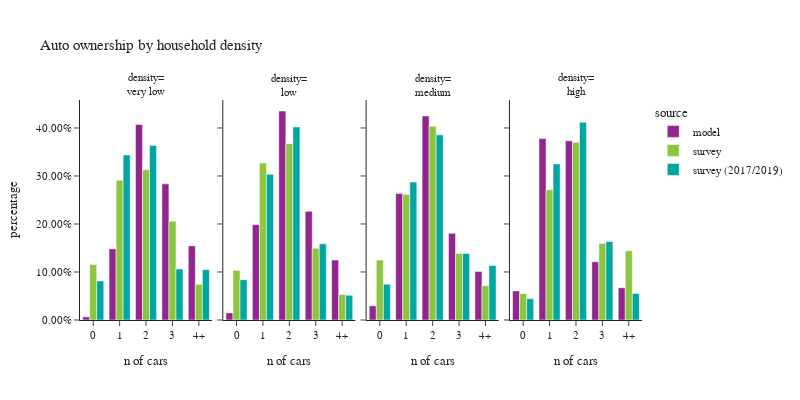

Notebook code for this chart:
### Code cell
plot_auto(hh.dropna(subset=['hh_density_group']),'hh_density_group','household density','density')

### Figure 1 — Plotly figure (JSON) as saved in the notebook; plotly's stock layout.template omitted (floating-point values rounded to 4 significant figures)
{"data": [{"alignmentgroup": "True", "customdata": [[1439], [32172], [88357], [61563], [33517]], "hovertemplate": "source=model<br>hh_density_group=very low<br>auto_ownership_simple=%{x}<br>percentage=%{y}<br>sample count=%{customdata[0]}<extra></extra>", "legendgroup": "model", "marker": {"color": "#91268F", "pattern": {"shape": ""}}, "name": "model", "offsetgroup": "model", "orientation": "v", "showlegend": true, "textposition": "auto", "type": "bar", "x": ["0", "1", "2", "3", "4+"], "xaxis": "x", "y": [0.00663, 0.1482, 0.4071, 0.2836, 0.1544], "yaxis": "y"}, {"alignmentgroup": "True", "customdata": [[3213], [43101], [94466], [49100], [27106]], "hovertemplate": "source=model<br>hh_density_group=low<br>auto_ownership_simple=%{x}<br>percentage=%{y}<br>sample count=%{customdata[0]}<extra></extra>", "legendgroup": "model", "marker": {"color": "#91268F", "pattern": {"shape": ""}}, "name": "model", "offsetgroup": "model", "orientation": "v", "showlegend": false, "textposition": "auto", "type": "bar", "x": ["0", "1", "2", "3", "4+"], "xaxis": "x2", "y": [0.01481, 0.1986, 0.4354, 0.2263, 0.1249], "yaxis": "y2"}, {"alignmentgroup": "True", "customdata": [[12912], [114319], [184503], [78379], [43926]], "hovertemplate": "source=model<br>hh_density_group=medium<br>auto_ownership_simple=%{x}<br>percentage=%{y}<br>sample count=%{customdata[0]}<extra></extra>", "legendgroup": "model", "marker": {"color": "#91268F", "pattern": {"shape": ""}}, "name": "model", "offsetgroup": "model", "orientation": "v", "showlegend": false, "textposition": "auto", "type": "bar", "x": ["0", "1", "2", "3", "4+"], "xaxis": "x3", "y": [0.02975, 0.2634, 0.4251, 0.1806, 0.1012], "yaxis": "y3"}, {"alignmentgroup": "True", "customdata": [[26243], [163980], [162013], [52654], [29136]], "hovertemplate": "source=model<br>hh_density_group=high<br>auto_ownership_simple=%{x}<br>percentage=%{y}<br>sample count=%{customdata[0]}<extra></extra>", "legendgroup": "model", "marker": {"color": "#91268F", "pattern": {"shape": ""}}, "name": "model", "offsetgroup": "model", "orientation": "v", "showlegend": false, "textposition": "auto", "type": "bar", "x": ["0", "1", "2", "3", "4+"], "xaxis": "x4", "y": [0.06046, 0.3778, 0.3733, 0.1213, 0.06713], "yaxis": "y4"}, {"alignmentgroup": "True", "customdata": [[98], [288], [213], [70], [28]], "hovertemplate": "source=survey<br>hh_density_group=very low<br>auto_ownership_simple=%{x}<br>percentage=%{y}<br>sample count=%{customdata[0]}<extra></extra>", "legendgroup": "survey", "marker": {"color": "#8CC63E", "pattern": {"shape": ""}}, "name": "survey", "offsetgroup": "survey", "orientation": "v", "showlegend": true, "textposition": "auto", "type": "bar", "x": ["0", "1", "2", "3", "4+"], "xaxis": "x", "y": [0.1156, 0.2912, 0.3128, 0.2059, 0.07455], "yaxis": "y"}, {"alignmentgroup": "True", "customdata": [[95], [277], [192], [58], [23]], "hovertemplate": "source=survey<br>hh_density_group=low<br>auto_ownership_simple=%{x}<br>percentage=%{y}<br>sample count=%{customdata[0]}<extra></extra>", "legendgroup": "survey", "marker": {"color": "#8CC63E", "pattern": {"shape": ""}}, "name": "survey", "offsetgroup": "survey", "orientation": "v", "showlegend": false, "textposition": "auto", "type": "bar", "x": ["0", "1", "2", "3", "4+"], "xaxis": "x2", "y": [0.103, 0.3272, 0.3674, 0.1495, 0.05297], "yaxis": "y2"}, {"alignmentgroup": "True", "customdata": [[188], [420], [298], [67], [33]], "hovertemplate": "source=survey<br>hh_density_group=medium<br>auto_ownership_simple=%{x}<br>percentage=%{y}<br>sample count=%{customdata[0]}<extra></extra>", "legendgroup": "survey", "marker": {"color": "#8CC63E", "pattern": {"shape": ""}}, "name": "survey", "offsetgroup": "survey", "orientation": "v", "showlegend": false, "textposition": "auto", "type": "bar", "x": ["0", "1", "2", "3", "4+"], "xaxis": "x3", "y": [0.1248, 0.2614, 0.4038, 0.1386, 0.0714], "yaxis": "y3"}, {"alignmentgroup": "True", "customdata": [[106], [312], [182], [42], [23]], "hovertemplate": "source=survey<br>hh_density_group=high<br>auto_ownership_simple=%{x}<br>percentage=%{y}<br>sample count=%{customdata[0]}<extra></extra>", "legendgroup": "survey", "marker": {"color": "#8CC63E", "pattern": {"shape": ""}}, "name": "survey", "offsetgroup": "survey", "orientation": "v", "showlegend": false, "textposition": "auto", "type": "bar", "x": ["0", "1", "2", "3", "4+"], "xaxis": "x4", "y": [0.05502, 0.2711, 0.37, 0.1596, 0.1442], "yaxis": "y4"}, {"alignmentgroup": "True", "customdata": [[189], [581], [370], [85], [35]], "hovertemplate": "source=survey (2017/2019)<br>hh_density_group=very low<br>auto_ownership_simple=%{x}<br>percentage=%{y}<br>sample count=%{customdata[0]}<extra></extra>", "legendgroup": "survey (2017/2019)", "marker": {"color": "#00A7A0", "pattern": {"shape": ""}}, "name": "survey (2017/2019)", "offsetgroup": "survey (2017/2019)", "orientation": "v", "showlegend": true, "textposition": "auto", "type": "bar", "x": ["0", "1", "2", "3", "4+"], "xaxis": "x", "y": [0.08135, 0.3437, 0.3636, 0.1064, 0.1049], "yaxis": "y"}, {"alignmentgroup": "True", "customdata": [[223], [497], [293], [64], [25]], "hovertemplate": "source=survey (2017/2019)<br>hh_density_group=low<br>auto_ownership_simple=%{x}<br>percentage=%{y}<br>sample count=%{customdata[0]}<extra></extra>", "legendgroup": "survey (2017/2019)", "marker": {"color": "#00A7A0", "pattern": {"shape": ""}}, "name": "survey (2017/2019)", "offsetgroup": "survey (2017/2019)", "orientation": "v", "showlegend": false, "textposition": "auto", "type": "bar", "x": ["0", "1", "2", "3", "4+"], "xaxis": "x2", "y": [0.08403, 0.3036, 0.4023, 0.1587, 0.05137], "yaxis": "y2"}, {"alignmentgroup": "True", "customdata": [[324], [850], [446], [97], [40]], "hovertemplate": "source=survey (2017/2019)<br>hh_density_group=medium<br>auto_ownership_simple=%{x}<br>percentage=%{y}<br>sample count=%{customdata[0]}<extra></extra>", "legendgroup": "survey (2017/2019)", "marker": {"color": "#00A7A0", "pattern": {"shape": ""}}, "name": "survey (2017/2019)", "offsetgroup": "survey (2017/2019)", "orientation": "v", "showlegend": false, "textposition": "auto", "type": "bar", "x": ["0", "1", "2", "3", "4+"], "xaxis": "x3", "y": [0.07466, 0.2875, 0.3856, 0.1387, 0.1135], "yaxis": "y3"}, {"alignmentgroup": "True", "customdata": [[179], [550], [307], [63], [24]], "hovertemplate": "source=survey (2017/2019)<br>hh_density_group=high<br>auto_ownership_simple=%{x}<br>percentage=%{y}<br>sample count=%{customdata[0]}<extra></extra>", "legendgroup": "survey (2017/2019)", "marker": {"color": "#00A7A0", "pattern": {"shape": ""}}, "name": "survey (2017/2019)", "offsetgroup": "survey (2017/2019)", "orientation": "v", "showlegend": false, "textposition": "auto", "type": "bar", "x": ["0", "1", "2", "3", "4+"], "xaxis": "x4", "y": [0.04448, 0.3252, 0.4117, 0.1634, 0.05524], "yaxis": "y4"}], "layout": {"annotations": [{"font": {}, "showarrow": false, "text": "density=<br>very low", "x": 0.1175, "xanchor": "center", "xref": "paper", "y": 1.0, "yanchor": "bottom", "yref": "paper"}, {"font": {}, "showarrow": false, "text": "density=<br>low", "x": 0.3725, "xanchor": "center", "xref": "paper", "y": 1.0, "yanchor": "bottom", "yref": "paper"}, {"font": {}, "showarrow": false, "text": "density=<br>medium", "x": 0.6275, "xanchor": "center", "xref": "paper", "y": 1.0, "yanchor": "bottom", "yref": "paper"}, {"font": {}, "showarrow": false, "text": "density=<br>high", "x": 0.8825, "xanchor": "center", "xref": "paper", "y": 1.0, "yanchor": "bottom", "yref": "paper"}], "barmode": "group", "font": {"size": 11}, "height": 400, "legend": {"title": {"text": "source"}, "tracegroupgap": 0}, "title": {"text": "Auto ownership by household density"}, "width": 800, "xaxis": {"anchor": "y", "domain": [0.0, 0.235], "title": {"text": "n of cars"}}, "xaxis2": {"anchor": "y2", "domain": [0.255, 0.49], "matches": "x", "title": {"text": "n of cars"}}, "xaxis3": {"anchor": "y3", "domain": [0.51, 0.745], "matches": "x", "title": {"text": "n of cars"}}, "xaxis4": {"anchor": "y4", "domain": [0.765, 1.0], "matches": "x", "title": {"text": "n of cars"}}, "yaxis": {"anchor": "x", "domain": [0.0, 1.0], "tickformat": ".2%", "title": {"text": "percentage"}}, "yaxis2": {"anchor": "x2", "domain": [0.0, 1.0], "matches": "y", "showticklabels": false, "tickformat": ".2%"}, "yaxis3": {"anchor": "x3", "domain": [0.0, 1.0], "matches": "y", "showticklabels": false, "tickformat": ".2%"}, "yaxis4": {"anchor": "x4", "domain": [0.0, 1.0], "matches": "y", "showticklabels": false, "tickformat": ".2%"}}}
